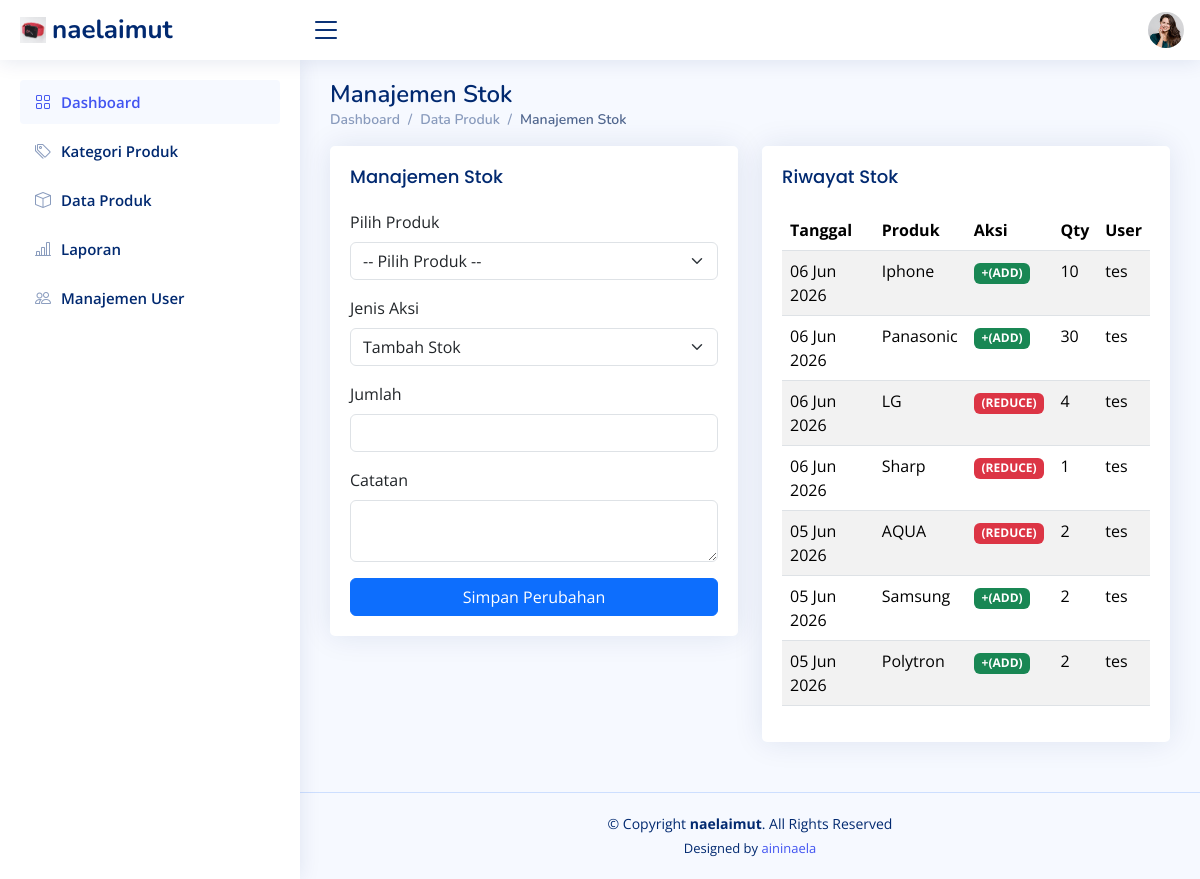
Screenshot of /stok.php (signed in) with the database file from the repository.
### tables this page shows
CREATE TABLE `stock_logs` (
  `id` int(11) NOT NULL,
  `product_id` int(11) DEFAULT NULL,
  `change_type` enum('ADD','EDIT','REDUCE') DEFAULT NULL,
  `qty` int(11) DEFAULT NULL,
  `stock_before` int(11) DEFAULT NULL,
  `stock_after` int(11) DEFAULT NULL,
  `note` varchar(255) DEFAULT NULL,
  `created_at` timestamp NOT NULL DEFAULT current_timestamp(),
  `created_by` int(11) DEFAULT NULL
);

CREATE TABLE `products` (
  `id` int(11) NOT NULL,
  `category_id` int(11) DEFAULT NULL,
  `product_code` varchar(50) DEFAULT NULL,
  `product_name` varchar(150) DEFAULT NULL,
  `stock` int(11) DEFAULT 0,
  `min_stock` int(11) DEFAULT 5,
  `price` int(11) DEFAULT NULL,
  `gambar` varchar(255) NOT NULL,
  `created_at` timestamp NOT NULL DEFAULT current_timestamp(),
  `update_at` timestamp NULL DEFAULT NULL
);

CREATE TABLE `users` (
  `id` int(11) NOT NULL,
  `name` varchar(1000) DEFAULT NULL,
  `email` varchar(100) DEFAULT NULL,
  `password` varchar(255) DEFAULT NULL,
  `role` enum('admin','staff') DEFAULT 'staff',
  `is_active` tinyint(1) DEFAULT 1,
  `create_at` timestamp NOT NULL DEFAULT current_timestamp(),
  `created_at` timestamp NOT NULL DEFAULT current_timestamp()
);

### stok.php (the view, shortened to what this page needs)
<!DOCTYPE html>
<html lang="en">
<head>
  <link href="assets/vendor/bootstrap/css/bootstrap.min.css" rel="stylesheet">
  <link href="assets/vendor/bootstrap-icons/bootstrap-icons.css" rel="stylesheet">
  <link href="assets/vendor/boxicons/css/boxicons.min.css" rel="stylesheet">
  <link href="assets/vendor/quill/quill.snow.css" rel="stylesheet">
  <link href="assets/vendor/quill/quill.bubble.css" rel="stylesheet">
  <link href="assets/vendor/remixicon/remixicon.css" rel="stylesheet">
  <link href="assets/vendor/simple-datatables/style.css" rel="stylesheet">
  <link href="assets/css/style.css" rel="stylesheet">
</head>
<body>
  <header id="header" class="header fixed-top d-flex align-items-center">
    <div class="d-flex align-items-center justify-content-between">
      <a href="index.php" class="logo d-flex align-items-center">
        <img src="assets/img/product-2.jpg" alt="">
        <span class="d-none d-lg-block">naelaimut</span>
      </a>
      <i class="bi bi-list toggle-sidebar-btn"></i>
    </div>
    <nav class="header-nav ms-auto">
      <ul class="d-flex align-items-center">
        <li class="nav-item dropdown pe-3">
          <a class="nav-link nav-profile d-flex align-items-center pe-0" href="#" data-bs-toggle="dropdown">
            <img src="assets/img/messages-1.jpg" alt="Profile" class="rounded-circle">
          </a>
        </li>
      </ul>
    </nav>
  </header>
  <aside id="sidebar" class="sidebar">
    <ul class="sidebar-nav" id="sidebar-nav">
      <li class="nav-item">
        <a class="nav-link " href="index.php">
          <i class="bi bi-grid"></i>
          <span>Dashboard</span>
        </a>
      </li>
      <li class="nav-item">
        <a class="nav-link collapsed" href="kategori_produk.php">
          <i class="bi bi-tags"></i>
          <span>Kategori Produk</span>
        </a>
      </li>
      <li class="nav-item">
        <a class="nav-link collapsed" href="produk.php">
          <i class="bi bi-box"></i>
          <span>Data Produk</span>
        </a>
      </li>
      <li class="nav-item">
        <a class="nav-link collapsed" href="laporan.php">
          <i class="bi bi-bar-chart-line"></i>
          <span>Laporan</span>
        </a>
      </li>
      <li class="nav-item">
        <a class="nav-link collapsed" href="users.php">
          <i class="bi bi-people"></i>
          <span>Manajemen User</span>
        </a>
      </li>
    </ul>
  </aside>
  <main id="main" class="main">
    <div class="pagetitle">
      <h1>Manajemen Stok</h1>
      <nav>
        <ol class="breadcrumb">
          <li class="breadcrumb-item"><a href="index.php">Dashboard</a></li>
          <li class="breadcrumb-item">Data Produk</li>
          <li class="breadcrumb-item active">Manajemen Stok</li>
        </ol>
      </nav>
    </div>
    <section class="section">
      <div class="row">
        <div class="col-lg-6">
            <div class="card">
                <div class="card-body">
                    <h5 class="card-title">Manajemen Stok</h5>
                    <form method="POST">
                        <div class="mb-3">
                            <label class="form-label">Pilih Produk</label>
                            <select name="product_id" class="form-select" required>
                                <option selected disabled>-- Pilih Produk --</option>
                                <?php
                                include "koneksi.php";
                                ?>
                            </select>
                        </div>
                        <div class="mb-3">
                            <label class="form-label">Jenis Aksi</label>
                            <select name="change_type" class="form-select">
                                <option value="ADD">Tambah Stok</option>
                            </select>
                        </div>
                        <div class="mb-3">
                            <label class="form-label">Jumlah</label>
                            <input type="number" name="qty" class="form-control" required>
                        </div>
                        <div class="mb-3">
                            <label class="form-label">Catatan</label>
                            <textarea name="note" class="form-control" rows="2"></textarea>
                        </div>
                        <button type="submit" name="submit" class="btn btn-primary w-100">
                            Simpan Perubahan
                        </button>
                    </form>
                </div>
            </div>
        </div>
        <div class="col-lg-6">
            <div class="card">
                <div class="card-body">
                    <h5 class="card-title">Riwayat Stok</h5>
                    <table class="table table-striped">
                        <thead>
                            <tr>
                                <th>Tanggal</th>
                                <th>Produk</th>
                                <th>Aksi</th>
                                <th>Qty</th>
                                <th>User</th>
                            </tr>
                        </thead>
                        <tbody>
                            <?php
                            $query = mysqli_query($conn, "
                                SELECT sl.*, p.product_name, u.name
                                FROM stock_logs sl
                                JOIN products p ON sl.product_id = p.id
                                JOIN users u ON sl.created_by = u.id
                                ORDER BY sl.created_at DESC
                            ");
                            while ($row = mysqli_fetch_assoc($query)) {
                                $badge = $row['change_type'] == 'ADD'
                                    ? "<span class='badge bg-success'>+(ADD)</span>"
                                    : "<span class='badge bg-danger'>(REDUCE)</span>";
                                echo "
                                    <tr>
                                        <td>" . date('d M Y', strtotime($row['created_at'])) . "</td>
                                        <td>{$row['product_name']}</td>
                                        <td>$badge</td>
                                        <td>{$row['qty']}</td>
                                        <td>{$row['name']}</td>
                                    </tr>
                                ";
                            }
                            ?>
                        </tbody>
                    </table>
                </div>
            </div>
        </div>
    </div>
</section>
  </main>
  <footer id="footer" class="footer">
    <div class="copyright">
      &copy; Copyright <strong><span>naelaimut</span></strong>. All Rights Reserved
    </div>
    <div class="credits">
      Designed by <a href="https://www.instagram.com/nlleaay_?igsh=azNlZDVhdWxiNGZr">aininaela</a>
    </div>
  </footer>
</body>
</html>

### assets/css/style.css (style rules this page uses)
:root { scroll-behavior: smooth; }
body { font-family: "Open Sans", sans-serif; background: #f6f9ff; color: #444444; }
a { color: #4154f1; text-decoration: none; }
h1, h2, h3, h4, h5, h6 { font-family: "Nunito", sans-serif; }
#main { margin-top: 60px; padding: 20px 30px; transition: all 0.3s; }
.pagetitle { margin-bottom: 10px; }
.pagetitle h1 { font-size: 24px; margin-bottom: 0; font-weight: 600; color: #012970; }
.card { margin-bottom: 30px; border: none; border-radius: 5px; box-shadow: 0px 0 30px rgba(1, 41, 112, 0.1); }
.card-title { padding: 20px 0 15px 0; font-size: 18px; font-weight: 500; color: #012970; font-family: "Poppins", sans-serif; }
.card-body { padding: 0 20px 20px 20px; }
.breadcrumb { font-size: 14px; font-family: "Nunito", sans-serif; color: #899bbd; font-weight: 600; }
.breadcrumb a { color: #899bbd; transition: 0.3s; }
.breadcrumb .breadcrumb-item::before { color: #899bbd; }
.breadcrumb .active { color: #51678f; font-weight: 600; }
.logo { line-height: 1; }
@media (min-width: 1200px) { .logo { width: 280px; } }
.logo img { max-height: 26px; margin-right: 6px; }
.logo span { font-size: 26px; font-weight: 700; color: #012970; font-family: "Nunito", sans-serif; }
.header { transition: all 0.5s; z-index: 997; height: 60px; box-shadow: 0px 2px 20px rgba(1, 41, 112, 0.1); background-color: #fff; padding-left: 20px; }
.header .toggle-sidebar-btn { font-size: 32px; padding-left: 10px; cursor: pointer; color: #012970; }
.header-nav ul { list-style: none; }
.header-nav>ul { margin: 0; padding: 0; }
.header-nav .nav-profile { color: #012970; }
.header-nav .nav-profile img { max-height: 36px; }
.sidebar { position: fixed; top: 60px; left: 0; bottom: 0; width: 300px; z-index: 996; transition: all 0.3s; padding: 20px; overflow-y: auto; scrollbar-width: thin; scrollbar-color: #aab7cf transparent; box-shadow: 0px 0px 20px rgba(1, 41, 112, 0.1); background-color: #fff; }
@media (min-width: 1200px) { #main, #footer { margin-left: 300px; } }
.sidebar-nav { padding: 0; margin: 0; list-style: none; }
.sidebar-nav li { padding: 0; margin: 0; list-style: none; }
.sidebar-nav .nav-item { margin-bottom: 5px; }
.sidebar-nav .nav-link { display: flex; align-items: center; font-size: 15px; font-weight: 600; color: #4154f1; transition: 0.3; background: #f6f9ff; padding: 10px 15px; border-radius: 4px; }
.sidebar-nav .nav-link i { font-size: 16px; margin-right: 10px; color: #4154f1; }
.sidebar-nav .nav-link.collapsed { color: #012970; background: #fff; }
.sidebar-nav .nav-link.collapsed i { color: #899bbd; }
.footer { padding: 20px 0; font-size: 14px; transition: all 0.3s; border-top: 1px solid #cddfff; }
.footer .copyright { text-align: center; color: #012970; }
.footer .credits { padding-top: 5px; text-align: center; font-size: 13px; color: #012970; }

### rows the page displays
stock_logs: created_at "06 Jun 2026", product.product_name "Iphone", change_type "+(ADD)", qty "10", users.name "tes"
stock_logs: created_at "06 Jun 2026", product.product_name "Panasonic", change_type "+(ADD)", qty "30", users.name "tes"
stock_logs: created_at "06 Jun 2026", product.product_name "LG", change_type "(REDUCE)", qty "4", users.name "tes"
stock_logs: created_at "06 Jun 2026", product.product_name "Sharp", change_type "(REDUCE)", qty "1", users.name "tes"
stock_logs: created_at "05 Jun 2026", product.product_name "AQUA", change_type "(REDUCE)", qty "2", users.name "tes"
stock_logs: created_at "05 Jun 2026", product.product_name "Samsung", change_type "+(ADD)", qty "2", users.name "tes"
stock_logs: created_at "05 Jun 2026", product.product_name "Polytron", change_type "+(ADD)", qty "2", users.name "tes"
